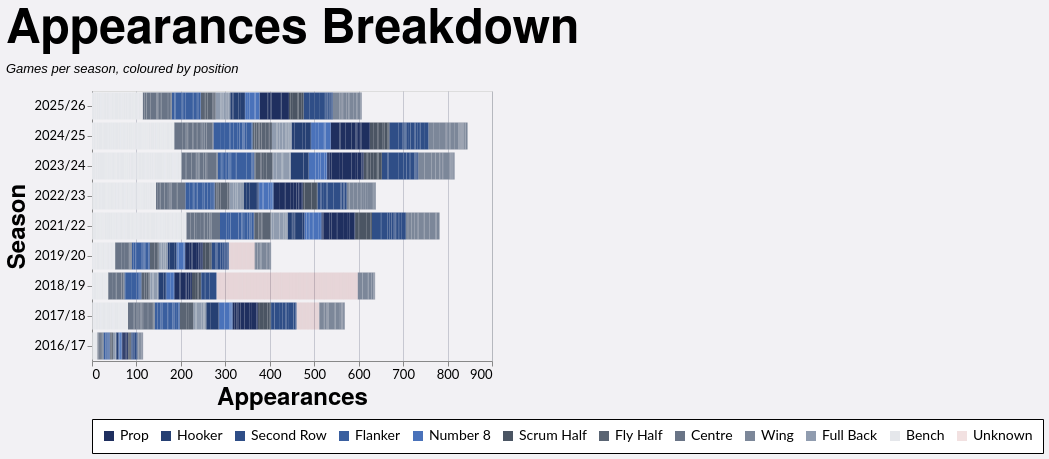

Vega-Lite specification stored for this chart:
### Vega-Lite specification from a JSON file in a GitHub repository (floating-point values rounded to 4 significant figures; data arrays with more than 128 entries replaced by an {"elided": "..."} marker saying what was removed)
{"config": {"axis": {"labelFont": "Lato, sans-serif", "titleFont": "PT Sans Narrow, Helvetica Neue, Helvetica, Arial, sans-serif", "labelFontSize": 13, "titleFontSize": 24, "gridColor": "#202947", "gridOpacity": 0.2}, "header": {"labelFont": "PT Sans Narrow, Helvetica Neue, Helvetica, Arial, sans-serif", "titleFont": "PT Sans Narrow, Helvetica Neue, Helvetica, Arial, sans-serif", "labelFontSize": 24, "titleFontSize": 28, "labelFontWeight": "bold", "orient": "left"}, "legend": {"labelFont": "Lato, sans-serif", "titleFont": "PT Sans Narrow, Helvetica Neue, Helvetica, Arial, sans-serif", "labelFontSize": 14, "titleFontSize": 16, "titlePadding": 5, "fillColor": "white", "strokeColor": "black", "padding": 10, "titleFontWeight": "lighter", "titleFontStyle": "italic", "titleColor": "gray", "offset": 10}, "title": {"font": "PT Sans Narrow, Helvetica Neue, Helvetica, Arial, sans-serif", "fontSize": 48, "fontWeight": "bold", "anchor": "start", "align": "center", "titlePadding": 20, "subtitlePadding": 10, "subtitleFontSize": 13, "subtitleColor": "", "subtitleFontStyle": "italic", "offset": 15, "color": "black"}, "axisX": {"labelAngle": 0}, "facet": {"title": null, "header": null, "align": {"row": "each", "column": "each"}}, "resolve": {"scale": {"y": "independent", "facet": "independent"}}, "background": "#f2f1f4"}, "data": {"name": "data-118aaa669408bbea39c74d83b69d265d"}, "mark": {"type": "bar"}, "encoding": {"color": {"field": "color_value", "legend": {"orient": "bottom", "title": null}, "scale": {"range": ["#1f2f5f", "#264073", "#2f4e87", "#3a5f9f", "#4a72ba", "#4b5563", "#5a6473", "#697486", "#7c8799", "#909caf", "#e5e7eb", "#99151520"]}, "sort": ["Prop", "Hooker", "Second Row", "Flanker", "Number 8", "Scrum Half", "Fly Half", "Centre", "Wing", "Full Back", "Bench", "Unknown"], "type": "nominal"}, "tooltip": [{"field": "player", "title": "Player", "type": "nominal"}, {"field": "season", "title": "Season", "type": "nominal"}, {"field": "color_value", "title": "Group", "type": "nominal"}, {"aggregate": "sum", "field": "apps", "title": "Appearances", "type": "quantitative"}], "x": {"aggregate": "sum", "field": "apps", "title": "Appearances", "type": "quantitative"}, "y": {"field": "season", "sort": {"field": "season_sort", "op": "max", "order": "descending"}, "title": "Season", "type": "nominal"}}, "height": {"step": 30}, "title": {"text": "Appearances Breakdown", "subtitle": "Games per season, coloured by position"}, "width": 400, "$schema": "https://vega.github.io/schema/vega-lite/v5.20.1.json", "datasets": {"data-118aaa669408bbea39c74d83b69d265d": {"elided": "2466 records"}}}
